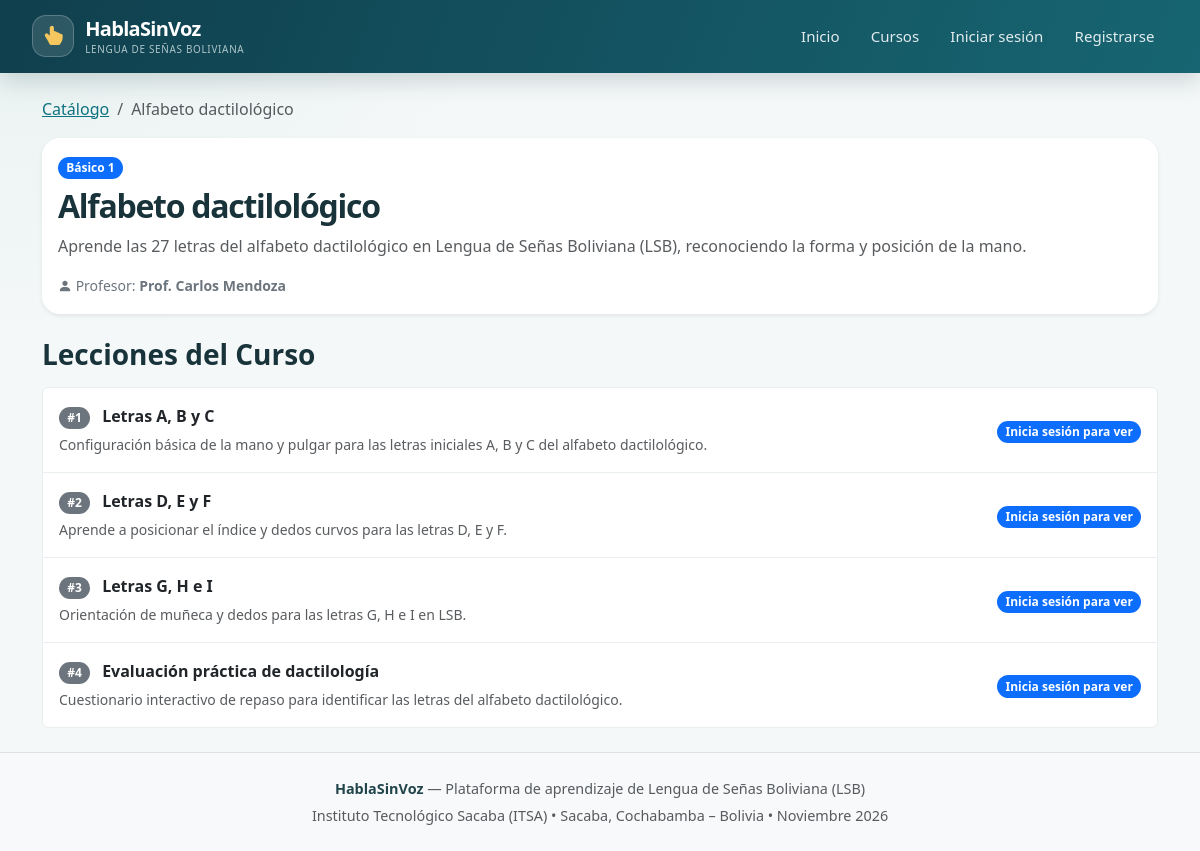
The app's page /index.php?c=curso&a=detalle&id=1 with its own data.
### tables this page shows
CREATE TABLE `cursos` (
  `id_curso` int(11) NOT NULL,
  `titulo` varchar(150) NOT NULL,
  `descripcion` text DEFAULT NULL,
  `nivel` varchar(50) NOT NULL,
  `id_profesor` int(11) NOT NULL,
  `estado` enum('Borrador','Revisión','Publicado') DEFAULT 'Borrador'
);

CREATE TABLE `lecciones` (
  `id_leccion` int(11) NOT NULL,
  `id_curso` int(11) NOT NULL,
  `titulo` varchar(150) NOT NULL,
  `descripcion` text DEFAULT NULL,
  `orden` int(11) NOT NULL,
  `estado` enum('Pendiente','Publicada','Observada') DEFAULT 'Pendiente'
);

### vista/estudiantes/detalle_curso.php (the view, shortened to what the rows shown need)
<?php
require_once __DIR__ . '/../layout/header.php';
require_once __DIR__ . '/../layout/navbar.php';
?>
<?php if (!empty($autenticado)): ?>
<div class="dashboard-container">
    <?php require_once __DIR__ . '/../layout/sidebar_estudiante.php'; ?>
    <main class="dashboard-content">
<?php else: ?>
<main class="container py-4">
<?php endif; ?>
        <nav aria-label="breadcrumb" class="mb-3">
            <ol class="breadcrumb">
                <li class="breadcrumb-item"><a href="<?= BASE_URL ?>/index.php?c=<?= !empty($autenticado) ? 'curso&a=misCursos' : 'curso&a=catalogo' ?>"><?= !empty($autenticado) ? 'Mis cursos' : 'Catálogo' ?></a></li>
                <li class="breadcrumb-item active"><?= htmlspecialchars($curso->getTitulo()) ?></li>
            </ol>
        </nav>
        <div class="card mb-4 border-0 shadow-sm">
            <div class="card-body">
                <span class="badge bg-primary mb-2"><?= htmlspecialchars($curso->getNivel()) ?></span>
                <h1 class="content-title mb-2"><?= htmlspecialchars($curso->getTitulo()) ?></h1>
                <p class="text-muted"><?= htmlspecialchars($curso->getDescripcion()) ?></p>
                <div class="text-secondary small">
                    <i class="bi bi-person-fill"></i> Profesor: <strong><?= htmlspecialchars($curso->getNombreProfesor()) ?></strong>
                </div>
            </div>
        </div>
        <h3 class="fw-bold mb-3">Lecciones del Curso</h3>
        <div class="list-group">
            <?php if (empty($lecciones)): ?>
                <div class="alert alert-info">
                    Este curso todavía no tiene lecciones publicadas. Vuelve pronto para continuar.
                </div>
            <?php else: ?>
            <?php foreach ($lecciones as $l): ?>
                <a href="<?= BASE_URL ?>/index.php?c=<?= !empty($autenticado) ? 'leccion&a=ver&id=' . (int)$l->getIdLeccion() : 'auth&a=login' ?>" class="list-group-item list-group-item-action d-flex justify-content-between align-items-center py-3">
                    <div>
                        <span class="badge bg-secondary me-2">#<?= $l->getOrden() ?></span>
                        <strong><?= htmlspecialchars($l->getTitulo()) ?></strong>
                        <p class="mb-0 text-muted small mt-1"><?= htmlspecialchars($l->getDescripcion()) ?></p>
                    </div>
                    <div>
                        <?php if (empty($autenticado)): ?>
                            <span class="badge bg-primary">Inicia sesión para ver</span>
                        <?php elseif ($l->isCompletada()): ?>
                            <span class="badge bg-success"><i class="bi bi-check-circle"></i> Completada</span>
                        <?php else: ?>
                            <span class="badge bg-light text-dark border">Pendiente</span>
                        <?php endif; ?>
                    </div>
                </a>
            <?php endforeach; ?>
            <?php endif; ?>
        </div>
<?php if (!empty($autenticado)): ?>
    </main>
</div>
<?php else: ?>
</main>
<?php endif; ?>
<?php require_once __DIR__ . '/../layout/footer.php'; ?>

### records on screen
cursos: titulo "Alfabeto dactilológico", nivel "Básico 1", descripcion "Aprende las 27 letras del alfabeto dactilológico en Lengua de Señas Boliviana (LSB), reconociendo la forma y posición de la mano."
lecciones: id_curso "1", titulo "Letras A, B y C", descripcion "Configuración básica de la mano y pulgar para las letras iniciales A, B y C del alfabeto dactilológico."
lecciones: id_leccion "2", titulo "Letras D, E y F", descripcion "Aprende a posicionar el índice y dedos curvos para las letras D, E y F."
lecciones: id_leccion "3", titulo "Letras G, H e I", descripcion "Orientación de muñeca y dedos para las letras G, H e I en LSB."
lecciones: id_leccion "4", titulo "Evaluación práctica de dactilología", descripcion "Cuestionario interactivo de repaso para identificar las letras del alfabeto dactilológico."

### other values on screen
$curso->getNombreProfesor() "Prof. Carlos Mendoza"
